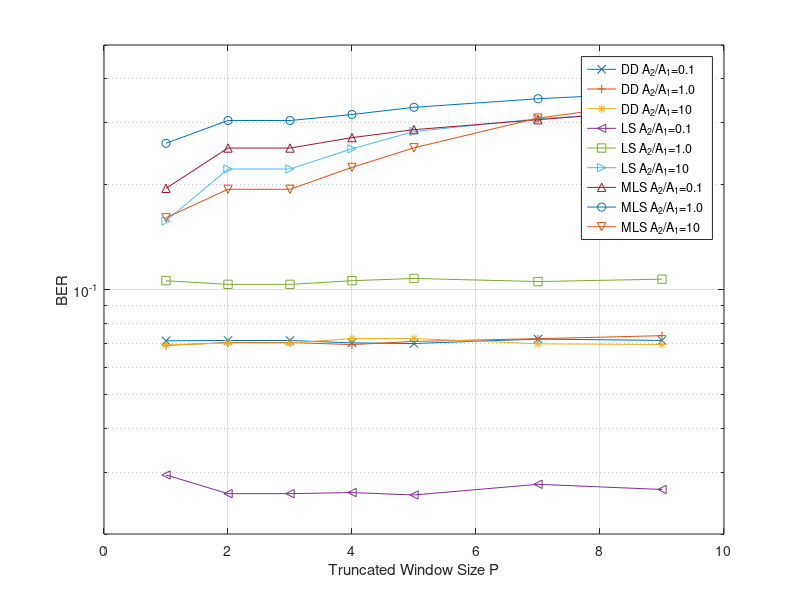
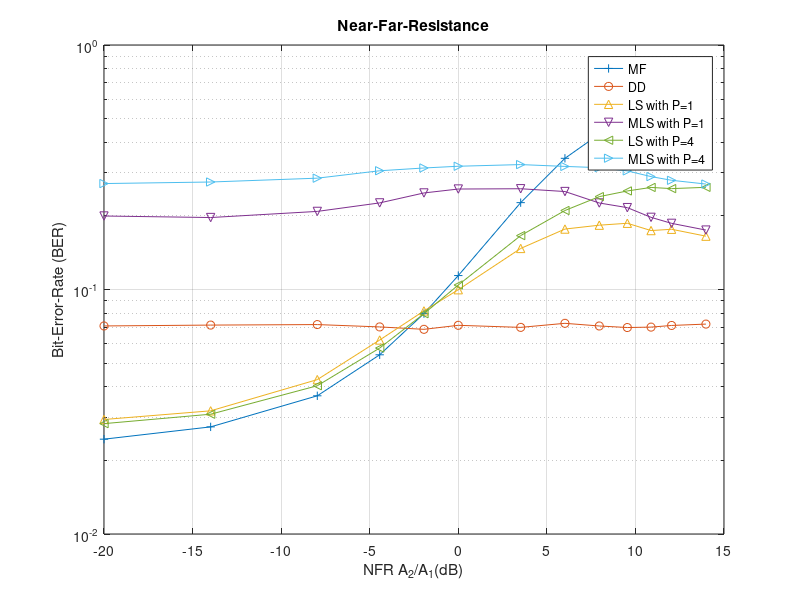

These figures' MATLAB source, in order:
SNR =     [0.1       0.2      0.4      0.8       1         2       3         4          5];


BER_MF1 = [ [ 0.463400  0.423150 0.347100 0.210350  0.155500 0.023150 0.001700  0.000050 0.000000]
            [ 0.464700  0.427600 0.348200 0.236300  0.203550 0.115850 0.064750  0.033500 0.015700]
            [ 0.470600  0.460550 0.493250 0.500750  0.498750 0.498150 0.496500  0.499900 0.506850] ]
BER_DD1 = [ [ 0.471700  0.443900 0.389600 0.272250  0.232300 0.071350 0.013700  0.001200 0.000350]
            [ 0.475800  0.448400 0.384250 0.278850  0.229500 0.069200 0.014450  0.001700 0.000100]
            [ 0.465750  0.445950 0.385050 0.280450  0.237200 0.069450 0.013850  0.001450 0.000050] ]
BER_LS1 = [ [ 0.464600  0.426050 0.353850 0.219350  0.169750 0.029500 0.003100  0.000100 0.000000]
            [ 0.467100  0.432400 0.357150 0.247550  0.210450 0.105950 0.040650  0.010550 0.002200]
            [ 0.471150  0.454550 0.439700 0.364600  0.320950 0.157000 0.061500  0.019150 0.004000] ]
BER_MLS1 =[ [0.483750  0.461200 0.429750 0.344850  0.317500 0.194600 0.136300  0.102550 0.083850]
            [0.480450  0.466500 0.420850 0.362150  0.335200 0.261800 0.185200  0.126850 0.076400]
            [0.478950  0.470650 0.441300 0.363100  0.319550 0.160350 0.064800  0.019300 0.004000] ]
        
BER_MF3 =[  [0.459050  0.423867 0.345367 0.209017  0.160683 0.022750 0.001400  0.000050 0.000000]
            [0.459850  0.420950 0.348300 0.236783  0.203767 0.114700 0.066100  0.035383 0.016350]
            [0.467567  0.462767 0.489633 0.500567  0.498017 0.501300 0.502467  0.496417 0.499433] ]
BER_DD3 =[  [0.469967  0.443317 0.385050 0.277800  0.233050 0.071500 0.014033  0.001800 0.000217]
            [0.470300  0.440683 0.383950 0.278800  0.232167 0.070567 0.013433  0.001700 0.000100]
            [0.474083  0.443267 0.385033 0.275450  0.231500 0.070300 0.013783  0.001833 0.000067] ]
BER_LS3 =[  [0.460467  0.425917 0.348983 0.216967  0.166983 0.026083 0.001817  0.000167 0.000000]
            [0.462650  0.422500 0.352717 0.242800  0.207250 0.103433 0.045517  0.015750 0.004450]
            [0.469400  0.458733 0.447450 0.399050  0.363883 0.221067 0.114783  0.054433 0.025200] ]
BER_MLS3 =[ [0.487000  0.472533 0.441350 0.384767  0.359333 0.253767 0.185600  0.146067 0.123217]
            [0.485017  0.468250 0.441833 0.393483  0.376700 0.304133 0.240983  0.179867 0.126833]
            [0.485950  0.480450 0.455617 0.391083  0.353133 0.193433 0.096283  0.045833 0.020467] ]
        
BER_MF4 =[  [0.461575  0.422775 0.342900 0.211875  0.159525 0.023200 0.001700  0.000025 0.000000]
            [0.460025  0.422600 0.349925 0.241775  0.202975 0.116300 0.068450  0.035400 0.017075]
            [0.473800  0.463075 0.491350 0.501425  0.498625 0.496625 0.504600  0.499400 0.499500] ]
BER_DD4 =[  [0.473275  0.443425 0.386125 0.280800  0.231150 0.070375 0.015075  0.001725 0.000200]
            [0.468225  0.442325 0.383250 0.277200  0.232175 0.069575 0.013800  0.001475 0.000100]
            [0.473450  0.447625 0.379950 0.279100  0.229525 0.072400 0.013700  0.001675 0.000100] ]
BER_LS4 =[  [0.459000  0.427150 0.347575 0.218875  0.167325 0.026275 0.002300  0.000050 0.000000]
            [0.460200  0.425200 0.354125 0.245350  0.206000 0.105950 0.048950  0.017550 0.005975]
            [0.471600  0.457375 0.450900 0.406500  0.378000 0.252475 0.155025  0.087125 0.044425] ]
BER_MLS4=[  [0.484450  0.475525 0.445200 0.396250  0.374375 0.271775 0.209100  0.163975 0.136350]
            [0.485525  0.475350 0.450825 0.403525  0.392000 0.316450 0.257025  0.201675 0.156600]
            [0.488225  0.479000 0.464300 0.408250  0.371975 0.223400 0.127100  0.066800 0.032950] ]
        
BER_MF5 =[  [0.461960  0.418180 0.346000 0.216480  0.159540 0.022820 0.001720  0.000080 0.000000]
            [0.460700  0.421260 0.349740 0.237340  0.204040 0.116560 0.066360  0.035980 0.016360]
            [0.463800  0.459100 0.491940 0.497340  0.497840 0.502360 0.498760  0.500660 0.501700] ]
BER_DD5 =[  [0.470480  0.438760 0.388840 0.281940  0.232000 0.070080 0.013960  0.001580 0.000140]
            [0.470080  0.441740 0.384080 0.278120  0.229840 0.071060 0.013480  0.001840 0.000140]
            [0.464660  0.437520 0.382260 0.281020  0.231200 0.072420 0.013080  0.001540 0.000140] ]
BER_LS5 =[  [0.464280  0.422220 0.349320 0.223200  0.166260 0.025860 0.002220  0.000140 0.000000]
            [0.462280  0.424140 0.354780 0.243120  0.207160 0.107560 0.047680  0.018860 0.006940]
            [0.465560  0.452720 0.453060 0.411680  0.384700 0.282900 0.187380  0.123280 0.074820] ]
BER_MLS5=[  [0.488560  0.477260 0.452440 0.401260  0.382600 0.286360 0.222140  0.175980 0.147700]
            [0.487160  0.473540 0.453240 0.412880  0.393640 0.331780 0.275620  0.221220 0.177640]
            [0.488360  0.482020 0.464820 0.419200  0.393780 0.254140 0.150600  0.090960 0.052040] ]
        
        
BER_MF7 =[  [0.457886  0.419786 0.344043 0.211714  0.158457 0.024171 0.001786  0.000029 0.000000]
            [0.458414  0.417743 0.349571 0.237286  0.202729 0.113600 0.066129  0.035329 0.016600]
            [0.465243  0.458414 0.490114 0.500029  0.496429 0.498329 0.498486  0.498757 0.499286] ]
BER_DD7 =[  [0.471829  0.441057 0.383071 0.276229  0.230857 0.072157 0.014157  0.001757 0.000057]
            [0.471871  0.439529 0.381357 0.276171  0.231071 0.072343 0.013971  0.001429 0.000143]
            [0.473300  0.439786 0.380986 0.278614  0.232771 0.069943 0.014000  0.001729 0.000143] ]
BER_LS7 =[  [0.458829  0.423357 0.348129 0.218729  0.165086 0.027743 0.002229  0.000057 0.000000]
            [0.459614  0.421057 0.351957 0.243100  0.206386 0.105371 0.049643  0.021014 0.008271]
            [0.465986  0.452986 0.452857 0.419200  0.394514 0.307700 0.239286  0.180243 0.133229] ]
BER_MLS7 =[ [0.489600  0.479714 0.455171 0.416386  0.395786 0.305786 0.245271  0.197471 0.170514]
            [0.487629  0.476900 0.458943 0.424343  0.410557 0.351014 0.298757  0.250429 0.210957]
            [0.489300  0.482886 0.469671 0.436614  0.412829 0.309000 0.212314  0.145486 0.098800] ]

BER_MF9 =[  [0.462656  0.422922 0.344922 0.213967  0.158933 0.023489 0.001833  0.000044 0.000000]
            [0.460944  0.423233 0.348722 0.239378  0.200644 0.116044 0.066489  0.033589 0.017111]
            [0.467456  0.464400 0.490489 0.499044  0.498667 0.501189 0.500556  0.499611 0.497244] ]
BER_DD9 =[  [0.471278  0.441111 0.383444 0.277844  0.231378 0.071522 0.013989  0.001311 0.000100]
            [0.470133  0.439989 0.386478 0.280444  0.228722 0.073789 0.014356  0.001478 0.000133]
            [0.473256  0.441289 0.386022 0.277178  0.231467 0.069611 0.013800  0.001767 0.000100] ]
BER_LS9 =[  [0.461467  0.422067 0.348989 0.219067  0.164689 0.026811 0.002056  0.000022 0.000000]
            [0.461700  0.424944 0.353289 0.243689  0.204844 0.107044 0.050978  0.020778 0.009089]
            [0.467456  0.457911 0.454744 0.420100  0.402178 0.323633 0.264778  0.215133 0.176100] ]
BER_MLS9 =[ [0.490144  0.480467 0.462400 0.426167  0.407189 0.326078 0.261789  0.214544 0.183778]
            [0.490033  0.485133 0.464322 0.433367  0.415989 0.365511 0.317556  0.274689 0.232956]
            [0.490711  0.486578 0.474278 0.443489  0.427622 0.344778 0.264722  0.201333 0.158867] ]

n=6
BER_LS = [BER_LS1(:,n) BER_LS3(:,n) BER_LS3(:,n) BER_LS4(:,n) BER_LS5(:,n) BER_LS7(:,n) BER_LS9(:,n) ]
BER_MLS = [BER_MLS1(:,n) BER_MLS3(:,n) BER_MLS3(:,n) BER_MLS4(:,n) BER_MLS5(:,n) BER_MLS7(:,n) BER_MLS9(:,n) ]
BER_DD = [BER_DD1(:,n) BER_DD3(:,n) BER_DD3(:,n) BER_DD4(:,n) BER_DD5(:,n) BER_DD7(:,n) BER_DD9(:,n) ]
WinSize= [1 2 3 4 5 7 9]        
        
figure(11)
semilogy(WinSize, BER_DD(1,:),'-x',WinSize, BER_DD(2,:),'-+',WinSize, BER_DD(3,:),'-*',WinSize, BER_LS(1,:),'-<',WinSize, BER_LS(2,:),'-s',WinSize, BER_LS(3,:),'->',WinSize, BER_MLS(1,:),'-^',WinSize, BER_MLS(2,:),'-o',WinSize, BER_MLS(3,:),'-v')
ylim([0.02 0.5])
grid;
xlabel('Truncated Window Size P')
ylabel('BER')
legend('DD A_2/A_1=0.1','DD A_2/A_1=1.0','DD A_2/A_1=10','LS A_2/A_1=0.1','LS A_2/A_1=1.0','LS A_2/A_1=10','MLS A_2/A_1=0.1','MLS A_2/A_1=1.0','MLS A_2/A_1=10');        


A21 = [0.1; 0.2; 0.4; 0.6; 0.8; 1; 1.5; 2; 2.5; 3; 3.5; 4; 5];
A21log = log10(A21).*20;
NFR_MF =[ 0.024425  0.027425 0.036750 0.054075  0.079700 0.114025 0.226600  0.344000 0.432050 0.476875  0.495800 0.495900 0.501950]
NFR_DD =[ 0.070950  0.071525 0.071875 0.070300  0.068725 0.071375 0.070000  0.072725 0.070925 0.069900  0.070175 0.071275 0.072200]
NFR_LS1=[ 0.029400  0.031900 0.042800 0.062150  0.081750 0.099800 0.147200  0.176700 0.183250 0.186600  0.174200 0.176350 0.165250]
NFR_MLS1=[0.199800  0.196950 0.208650 0.226050  0.248250 0.257600 0.258300  0.251600 0.225850 0.216200  0.197300 0.186450 0.175000]  
NFR_LS4=[ 0.028275  0.030900 0.040400 0.057625  0.079625 0.104325 0.166150  0.210425 0.239800 0.252975  0.261500 0.258600 0.261775]  
NFR_MLS4=[0.271200  0.275200 0.285325 0.305950  0.314050 0.319225 0.324300  0.318725 0.315025 0.305550  0.289575 0.279675 0.269950]

figure(12)
semilogy(A21log, NFR_MF(1,:),'-+', A21log, NFR_DD(1,:),'-o', A21log, NFR_LS1(1,:),'-^', A21log, NFR_MLS1(1,:),'-v', A21log, NFR_LS4(1,:),'-<', A21log, NFR_MLS4(1,:),'->')
grid;
title('Near-Far-Resistance');
xlabel('NFR A_2/A_1(dB)');
ylabel('Bit-Error-Rate (BER)');
legend('MF ','DD','LS with P=1','MLS with P=1','LS with P=4','MLS with P=4');
